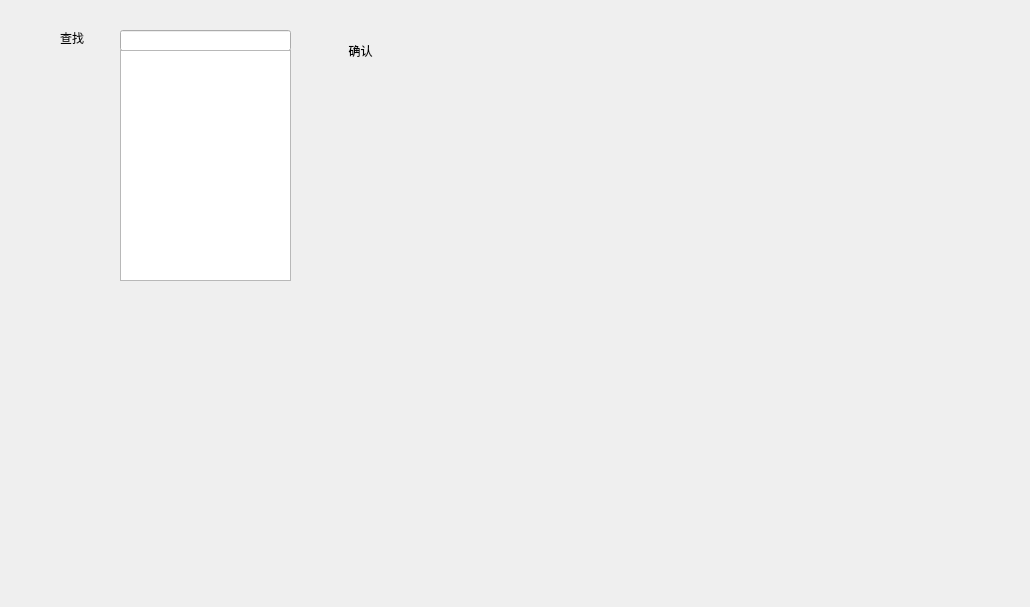
<?xml version="1.0" encoding="UTF-8"?>
<ui version="4.0">
 <class>textfinder</class>
 <widget class="QWidget" name="textfinder">
  <property name="geometry">
   <rect>
    <x>0</x>
    <y>0</y>
    <width>1030</width>
    <height>607</height>
   </rect>
  </property>
  <property name="windowTitle">
   <string>textfinder</string>
  </property>
  <widget class="QLabel" name="label">
   <property name="geometry">
    <rect>
     <x>60</x>
     <y>30</y>
     <width>30</width>
     <height>16</height>
    </rect>
   </property>
   <property name="text">
    <string>查找</string>
   </property>
  </widget>
  <widget class="QLineEdit" name="input">
   <property name="geometry">
    <rect>
     <x>120</x>
     <y>30</y>
     <width>171</width>
     <height>21</height>
    </rect>
   </property>
  </widget>
  <widget class="QPushButton" name="findButton">
   <property name="geometry">
    <rect>
     <x>330</x>
     <y>10</y>
     <width>61</width>
     <height>81</height>
    </rect>
   </property>
   <property name="styleSheet">
    <string notr="true">image: url(:/sources/battle_complete_panel.png);</string>
   </property>
   <property name="text">
    <string>确认</string>
   </property>
   <property name="iconSize">
    <size>
     <width>200</width>
     <height>100</height>
    </size>
   </property>
   <property name="flat">
    <bool>true</bool>
   </property>
  </widget>
  <widget class="QTextEdit" name="textEdit">
   <property name="geometry">
    <rect>
     <x>120</x>
     <y>50</y>
     <width>171</width>
     <height>231</height>
    </rect>
   </property>
  </widget>
 </widget>
 <resources/>
 <connections/>
</ui>
